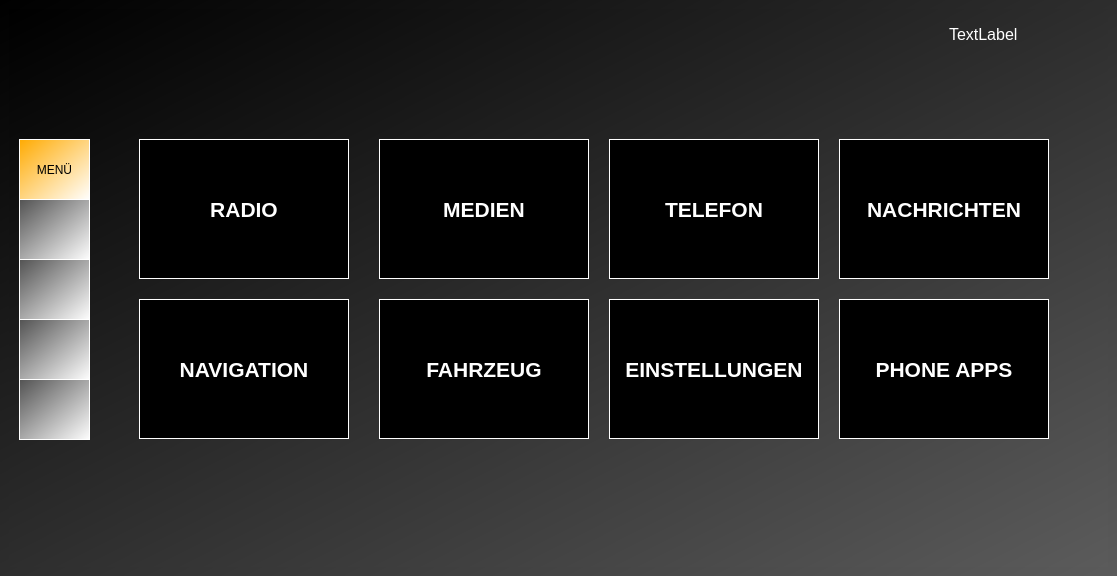
<?xml version="1.0" encoding="UTF-8"?>
<ui version="4.0">
 <class>InfotainmentsystemWindow</class>
 <widget class="QMainWindow" name="InfotainmentsystemWindow">
  <property name="geometry">
   <rect>
    <x>0</x>
    <y>0</y>
    <width>1117</width>
    <height>576</height>
   </rect>
  </property>
  <property name="windowTitle">
   <string>Infotainmentsystem</string>
  </property>
  <property name="styleSheet">
   <string notr="true">background-color: qlineargradient(spread:pad, x1:0, y1:0, x2:1, y2:1, stop:0 rgba(0, 0, 0, 255), stop:1 rgba(91, 91, 91, 255));</string>
  </property>
  <property name="toolButtonStyle">
   <enum>Qt::ToolButtonTextUnderIcon</enum>
  </property>
  <widget class="QWidget" name="centralwidget">
   <layout class="QVBoxLayout" name="verticalLayout_2">
    <item>
     <widget class="QStackedWidget" name="stackedWidget">
      <property name="currentIndex">
       <number>0</number>
      </property>
      <widget class="QWidget" name="page_start">
       <widget class="QLabel" name="label_date_time">
        <property name="geometry">
         <rect>
          <x>940</x>
          <y>5</y>
          <width>100</width>
          <height>40</height>
         </rect>
        </property>
        <property name="font">
         <font>
          <pointsize>12</pointsize>
         </font>
        </property>
        <property name="styleSheet">
         <string notr="true">background-color: transparent;
color: rgb(255, 255, 255);</string>
        </property>
        <property name="text">
         <string>TextLabel</string>
        </property>
       </widget>
       <widget class="QToolButton" name="tb_Fahrzeug">
        <property name="geometry">
         <rect>
          <x>370</x>
          <y>290</y>
          <width>210</width>
          <height>140</height>
         </rect>
        </property>
        <property name="font">
         <font>
          <pointsize>16</pointsize>
          <weight>75</weight>
          <bold>true</bold>
         </font>
        </property>
        <property name="focusPolicy">
         <enum>Qt::StrongFocus</enum>
        </property>
        <property name="styleSheet">
         <string notr="true">background-color: rgb(0, 0, 0);
border-color: rgb(255, 255, 255);
border-width: 1.2px; 
border-style:inset; 
color: rgb(255, 255, 255);
</string>
        </property>
        <property name="text">
         <string>FAHRZEUG</string>
        </property>
       </widget>
       <widget class="QPushButton" name="pb_Radio">
        <property name="geometry">
         <rect>
          <x>10</x>
          <y>190</y>
          <width>71</width>
          <height>61</height>
         </rect>
        </property>
        <property name="styleSheet">
         <string notr="true">background-color: qlineargradient(spread:pad, x1:0, y1:0, x2:1, y2:1, stop:0 rgba(81, 81, 81, 255), stop:1 rgba(255, 255, 255, 255));
border-color: rgb(255, 255, 255);
border-width: 1.2px; 
border-style:inset; 
color: rgb(255, 255, 255);</string>
        </property>
        <property name="text">
         <string/>
        </property>
        <property name="icon">
         <iconset resource="Images.qrc">
          <normaloff>:/Images/radio_icon_1.png</normaloff>:/Images/radio_icon_1.png</iconset>
        </property>
        <property name="iconSize">
         <size>
          <width>40</width>
          <height>40</height>
         </size>
        </property>
       </widget>
       <widget class="QPushButton" name="pushButton_12">
        <property name="geometry">
         <rect>
          <x>10</x>
          <y>250</y>
          <width>71</width>
          <height>61</height>
         </rect>
        </property>
        <property name="styleSheet">
         <string notr="true">background-color: qlineargradient(spread:pad, x1:0, y1:0, x2:1, y2:1, stop:0 rgba(81, 81, 81, 255), stop:1 rgba(255, 255, 255, 255));
border-color: rgb(255, 255, 255);
border-width: 1.2px; 
border-style:inset; 
color: rgb(255, 255, 255);</string>
        </property>
        <property name="text">
         <string/>
        </property>
        <property name="icon">
         <iconset resource="Images.qrc">
          <normaloff>:/Images/music_icon_2.png</normaloff>:/Images/music_icon_2.png</iconset>
        </property>
        <property name="iconSize">
         <size>
          <width>40</width>
          <height>40</height>
         </size>
        </property>
       </widget>
       <widget class="QToolButton" name="tb_PhoneApps">
        <property name="geometry">
         <rect>
          <x>830</x>
          <y>290</y>
          <width>210</width>
          <height>140</height>
         </rect>
        </property>
        <property name="font">
         <font>
          <pointsize>16</pointsize>
          <weight>75</weight>
          <bold>true</bold>
         </font>
        </property>
        <property name="focusPolicy">
         <enum>Qt::StrongFocus</enum>
        </property>
        <property name="styleSheet">
         <string notr="true">background-color: rgb(0, 0, 0);
border-color: rgb(255, 255, 255);
border-width: 1.2px; 
border-style:inset; 
color: rgb(255, 255, 255);
</string>
        </property>
        <property name="text">
         <string>PHONE APPS</string>
        </property>
       </widget>
       <widget class="QToolButton" name="tb_Telefon">
        <property name="geometry">
         <rect>
          <x>600</x>
          <y>130</y>
          <width>210</width>
          <height>140</height>
         </rect>
        </property>
        <property name="font">
         <font>
          <pointsize>16</pointsize>
          <weight>75</weight>
          <bold>true</bold>
         </font>
        </property>
        <property name="focusPolicy">
         <enum>Qt::StrongFocus</enum>
        </property>
        <property name="styleSheet">
         <string notr="true">background-color: rgb(0, 0, 0);
border-color: rgb(255, 255, 255);
border-width: 1.2px; 
border-style:inset; 
color: rgb(255, 255, 255);
</string>
        </property>
        <property name="text">
         <string>TELEFON</string>
        </property>
       </widget>
       <widget class="QToolButton" name="tb_Medien">
        <property name="geometry">
         <rect>
          <x>370</x>
          <y>130</y>
          <width>210</width>
          <height>140</height>
         </rect>
        </property>
        <property name="font">
         <font>
          <pointsize>16</pointsize>
          <weight>75</weight>
          <bold>true</bold>
         </font>
        </property>
        <property name="focusPolicy">
         <enum>Qt::StrongFocus</enum>
        </property>
        <property name="styleSheet">
         <string notr="true">background-color: rgb(0, 0, 0);
border-color: rgb(255, 255, 255);
border-width: 1.2px; 
border-style:inset; 
color: rgb(255, 255, 255);
</string>
        </property>
        <property name="text">
         <string>MEDIEN</string>
        </property>
       </widget>
       <widget class="QToolButton" name="tb_Radio">
        <property name="geometry">
         <rect>
          <x>130</x>
          <y>130</y>
          <width>210</width>
          <height>140</height>
         </rect>
        </property>
        <property name="font">
         <font>
          <pointsize>16</pointsize>
          <weight>75</weight>
          <bold>true</bold>
         </font>
        </property>
        <property name="focusPolicy">
         <enum>Qt::StrongFocus</enum>
        </property>
        <property name="styleSheet">
         <string notr="true">background-color: rgb(0, 0, 0);
border-color: rgb(255, 255, 255);
border-width: 1.2px; 
border-style:inset; 
color: rgb(255, 255, 255);
</string>
        </property>
        <property name="text">
         <string>RADIO</string>
        </property>
       </widget>
       <widget class="QToolButton" name="tb_Nachrichten">
        <property name="geometry">
         <rect>
          <x>830</x>
          <y>130</y>
          <width>210</width>
          <height>140</height>
         </rect>
        </property>
        <property name="font">
         <font>
          <pointsize>16</pointsize>
          <weight>75</weight>
          <bold>true</bold>
         </font>
        </property>
        <property name="focusPolicy">
         <enum>Qt::StrongFocus</enum>
        </property>
        <property name="styleSheet">
         <string notr="true">background-color: rgb(0, 0, 0);
border-color: rgb(255, 255, 255);
border-width: 1.2px; 
border-style:inset; 
color: rgb(255, 255, 255);
</string>
        </property>
        <property name="text">
         <string>NACHRICHTEN</string>
        </property>
       </widget>
       <widget class="QToolButton" name="tb_Einstellungen">
        <property name="geometry">
         <rect>
          <x>600</x>
          <y>290</y>
          <width>210</width>
          <height>140</height>
         </rect>
        </property>
        <property name="font">
         <font>
          <pointsize>16</pointsize>
          <weight>75</weight>
          <bold>true</bold>
         </font>
        </property>
        <property name="focusPolicy">
         <enum>Qt::StrongFocus</enum>
        </property>
        <property name="styleSheet">
         <string notr="true">background-color: rgb(0, 0, 0);
border-color: rgb(255, 255, 255);
border-width: 1.2px; 
border-style:inset; 
color: rgb(255, 255, 255);
</string>
        </property>
        <property name="text">
         <string>EINSTELLUNGEN</string>
        </property>
       </widget>
       <widget class="QToolButton" name="tb_Navigation">
        <property name="geometry">
         <rect>
          <x>130</x>
          <y>290</y>
          <width>210</width>
          <height>140</height>
         </rect>
        </property>
        <property name="font">
         <font>
          <pointsize>16</pointsize>
          <weight>75</weight>
          <bold>true</bold>
         </font>
        </property>
        <property name="focusPolicy">
         <enum>Qt::StrongFocus</enum>
        </property>
        <property name="styleSheet">
         <string notr="true">background-color: rgb(0, 0, 0);
border-color: rgb(255, 255, 255);
border-width: 1.2px; 
border-style:inset; 
color: rgb(255, 255, 255);
</string>
        </property>
        <property name="text">
         <string>NAVIGATION</string>
        </property>
       </widget>
       <widget class="QPushButton" name="pushButton_9">
        <property name="geometry">
         <rect>
          <x>10</x>
          <y>130</y>
          <width>71</width>
          <height>61</height>
         </rect>
        </property>
        <property name="styleSheet">
         <string notr="true">background-color: qlineargradient(spread:pad, x1:0, y1:0, x2:1, y2:1, stop:0 rgba(255, 170, 0, 255), stop:1 rgba(255, 255, 255, 255));
border-color: rgb(255, 255, 255);
border-width: 1.2px; 
border-style:inset;</string>
        </property>
        <property name="text">
         <string>MENÜ</string>
        </property>
       </widget>
       <widget class="QPushButton" name="pb_Navigation">
        <property name="geometry">
         <rect>
          <x>10</x>
          <y>370</y>
          <width>71</width>
          <height>61</height>
         </rect>
        </property>
        <property name="styleSheet">
         <string notr="true">background-color: qlineargradient(spread:pad, x1:0, y1:0, x2:1, y2:1, stop:0 rgba(81, 81, 81, 255), stop:1 rgba(255, 255, 255, 255));
border-color: rgb(255, 255, 255);
border-width: 1.2px; 
border-style:inset; 
color: rgb(255, 255, 255);</string>
        </property>
        <property name="text">
         <string/>
        </property>
        <property name="icon">
         <iconset resource="Images.qrc">
          <normaloff>:/Images/icon_navigation.png</normaloff>:/Images/icon_navigation.png</iconset>
        </property>
        <property name="iconSize">
         <size>
          <width>40</width>
          <height>40</height>
         </size>
        </property>
       </widget>
       <widget class="QPushButton" name="pushButton_11">
        <property name="geometry">
         <rect>
          <x>10</x>
          <y>310</y>
          <width>71</width>
          <height>61</height>
         </rect>
        </property>
        <property name="styleSheet">
         <string notr="true">background-color: qlineargradient(spread:pad, x1:0, y1:0, x2:1, y2:1, stop:0 rgba(81, 81, 81, 255), stop:1 rgba(255, 255, 255, 255));
border-color: rgb(255, 255, 255);
border-width: 1.2px; 
border-style:inset; 
color: rgb(255, 255, 255);</string>
        </property>
        <property name="text">
         <string/>
        </property>
        <property name="icon">
         <iconset resource="Images.qrc">
          <normaloff>:/Images/phone_icon_1.png</normaloff>:/Images/phone_icon_1.png</iconset>
        </property>
        <property name="iconSize">
         <size>
          <width>40</width>
          <height>40</height>
         </size>
        </property>
       </widget>
      </widget>
      <widget class="QWidget" name="page_radio">
       <layout class="QVBoxLayout" name="verticalLayout_3"/>
      </widget>
      <widget class="QWidget" name="page_navigation">
       <layout class="QVBoxLayout" name="verticalLayout_4"/>
      </widget>
      <widget class="QWidget" name="page_vehicle">
       <layout class="QVBoxLayout" name="verticalLayout_5"/>
      </widget>
      <widget class="QWidget" name="page_settings">
       <layout class="QVBoxLayout" name="verticalLayout_6"/>
      </widget>
      <widget class="QWidget" name="page_mediaPlayer">
       <layout class="QVBoxLayout" name="verticalLayout_7"/>
      </widget>
     </widget>
    </item>
   </layout>
  </widget>
 </widget>
 <resources>
  <include location="Images.qrc"/>
 </resources>
 <connections/>
</ui>
